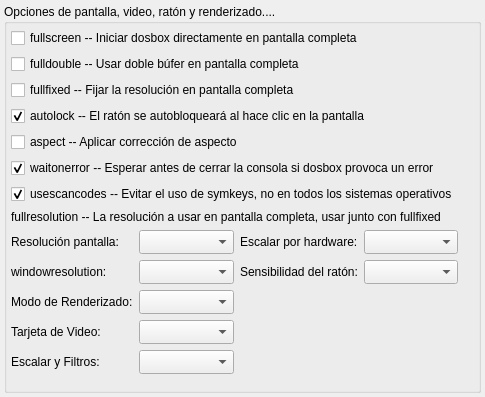
  <widget class="QWidget" name="tabDbx_2">
   <attribute name="title">
    <string>General DOSBox</string>
   </attribute>
   <layout class="QVBoxLayout" name="verticalLayout_4">
    <property name="margin">
     <number>4</number>
    </property>
    <item>
     <widget class="QGroupBox" name="groupBox_5">
      <property name="title">
       <string>Opciones de pantalla, video, ratón y renderizado....</string>
      </property>
      <layout class="QVBoxLayout" name="verticalLayout_3">
       <property name="leftMargin">
        <number>4</number>
       </property>
       <property name="topMargin">
        <number>4</number>
       </property>
       <property name="rightMargin">
        <number>20</number>
       </property>
       <property name="bottomMargin">
        <number>4</number>
       </property>
       <item>
        <layout class="QGridLayout" name="gridLayout_2">
         <item row="0" column="0" colspan="4">
          <widget class="QCheckBox" name="chkDbx_sdl_fullscreen">
           <property name="text">
            <string>fullscreen -- Iniciar dosbox directamente en pantalla completa</string>
           </property>
          </widget>
         </item>
         <item row="1" column="0" colspan="4">
          <widget class="QCheckBox" name="chkDbx_sdl_fulldouble">
           <property name="text">
            <string>fulldouble -- Usar doble búfer en pantalla completa</string>
           </property>
          </widget>
         </item>
         <item row="2" column="0" colspan="4">
          <widget class="QCheckBox" name="chkDbx_sdl_fullfixed">
           <property name="text">
            <string>fullfixed -- Fijar la resolución en pantalla completa</string>
           </property>
          </widget>
         </item>
         <item row="3" column="0" colspan="4">
          <widget class="QCheckBox" name="chkDbx_sdl_autolock">
           <property name="text">
            <string>autolock -- El ratón se autobloqueará al hace clic en la pantalla</string>
           </property>
           <property name="checked">
            <bool>true</bool>
           </property>
          </widget>
         </item>
         <item row="4" column="0" colspan="4">
          <widget class="QCheckBox" name="chkDbx_render_aspect">
           <property name="text">
            <string>aspect -- Aplicar corrección de aspecto</string>
           </property>
          </widget>
         </item>
         <item row="5" column="0" colspan="4">
          <widget class="QCheckBox" name="chkDbx_sdl_waitonerror">
           <property name="text">
            <string>waitonerror -- Esperar antes de cerrar la consola si dosbox provoca un error</string>
           </property>
           <property name="checked">
            <bool>true</bool>
           </property>
          </widget>
         </item>
         <item row="6" column="0" colspan="4">
          <widget class="QCheckBox" name="chkDbx_sdl_usescancodes">
           <property name="text">
            <string>usescancodes -- Evitar el uso de symkeys, no en todos los sistemas operativos</string>
           </property>
           <property name="checked">
            <bool>true</bool>
           </property>
          </widget>
         </item>
         <item row="7" column="0" colspan="4">
          <widget class="QLabel" name="lb_Dbx_7">
           <property name="text">
            <string>fullresolution -- La resolución a usar en pantalla completa, usar junto con fullfixed</string>
           </property>
           <property name="wordWrap">
            <bool>true</bool>
           </property>
          </widget>
         </item>
         <item row="8" column="0">
          <widget class="QLabel" name="lb_Dbx_8">
           <property name="text">
            <string>Resolución pantalla:</string>
           </property>
          </widget>
         </item>
         <item row="8" column="1">
          <widget class="QComboBox" name="cbxDbx_sdl_fullresolution">
           <property name="minimumSize">
            <size>
             <width>0</width>
             <height>24</height>
            </size>
           </property>
          </widget>
         </item>
         <item row="8" column="2">
          <widget class="QLabel" name="lb_Dbx_13">
           <property name="text">
            <string>Escalar por hardware:</string>
           </property>
          </widget>
         </item>
         <item row="8" column="3">
          <widget class="QComboBox" name="cbxDbx_sdl_hwscale">
           <property name="minimumSize">
            <size>
             <width>0</width>
             <height>24</height>
            </size>
           </property>
           <property name="currentIndex">
            <number>-1</number>
           </property>
          </widget>
         </item>
         <item row="9" column="0">
          <widget class="QLabel" name="lb_Dbx_9">
           <property name="text">
            <string>windowresolution:</string>
           </property>
          </widget>
         </item>
         <item row="9" column="1">
          <widget class="QComboBox" name="cbxDbx_sdl_windowresolution">
           <property name="minimumSize">
            <size>
             <width>0</width>
             <height>24</height>
            </size>
           </property>
          </widget>
         </item>
         <item row="9" column="2">
          <widget class="QLabel" name="lb_Dbx_14">
           <property name="text">
            <string>Sensibilidad del ratón:</string>
           </property>
          </widget>
         </item>
         <item row="9" column="3">
          <widget class="QComboBox" name="cbxDbx_sdl_sensitivity">
           <property name="minimumSize">
            <size>
             <width>0</width>
             <height>24</height>
            </size>
           </property>
           <property name="currentIndex">
            <number>-1</number>
           </property>
          </widget>
         </item>
         <item row="10" column="0">
          <widget class="QLabel" name="lb_Dbx_10">
           <property name="text">
            <string>Modo de Renderizado:</string>
           </property>
          </widget>
         </item>
         <item row="10" column="1">
          <widget class="QComboBox" name="cbxDbx_sdl_output">
           <property name="minimumSize">
            <size>
             <width>0</width>
             <height>24</height>
            </size>
           </property>
          </widget>
         </item>
         <item row="11" column="0">
          <widget class="QLabel" name="lb_Dbx_11">
           <property name="text">
            <string>Tarjeta de Video:</string>
           </property>
          </widget>
         </item>
         <item row="11" column="1">
          <widget class="QComboBox" name="cbxDbx_dosbox_machine">
           <property name="minimumSize">
            <size>
             <width>0</width>
             <height>24</height>
            </size>
           </property>
          </widget>
         </item>
         <item row="12" column="0">
          <widget class="QLabel" name="lb_Dbx_12">
           <property name="text">
            <string>Escalar y Filtros:</string>
           </property>
          </widget>
         </item>
         <item row="12" column="1">
          <widget class="QComboBox" name="cbxDbx_render_scaler">
           <property name="minimumSize">
            <size>
             <width>0</width>
             <height>24</height>
            </size>
           </property>
           <property name="currentIndex">
            <number>-1</number>
           </property>
          </widget>
         </item>
        </layout>
       </item>
       <item>
        <spacer name="verticalSpacer_2">
         <property name="orientation">
          <enum>Qt::Vertical</enum>
         </property>
         <property name="sizeHint" stdset="0">
          <size>
           <width>20</width>
           <height>12</height>
          </size>
         </property>
        </spacer>
       </item>
      </layout>
     </widget>
    </item>
   </layout>
  </widget>
